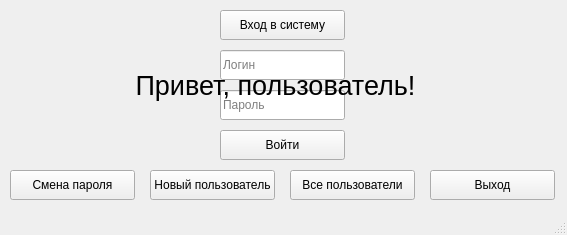
<?xml version="1.0" encoding="UTF-8"?>
<ui version="4.0">
 <class>MainWindow</class>
 <widget class="QMainWindow" name="MainWindow">
  <property name="geometry">
   <rect>
    <x>0</x>
    <y>0</y>
    <width>567</width>
    <height>235</height>
   </rect>
  </property>
  <property name="sizePolicy">
   <sizepolicy hsizetype="Fixed" vsizetype="Fixed">
    <horstretch>0</horstretch>
    <verstretch>0</verstretch>
   </sizepolicy>
  </property>
  <property name="windowTitle">
   <string>MainWindow</string>
  </property>
  <widget class="QWidget" name="centralwidget">
   <widget class="QPushButton" name="pushButton">
    <property name="geometry">
     <rect>
      <x>220</x>
      <y>10</y>
      <width>125</width>
      <height>30</height>
     </rect>
    </property>
    <property name="text">
     <string>Вход в систему</string>
    </property>
   </widget>
   <widget class="QLineEdit" name="lineEdit">
    <property name="geometry">
     <rect>
      <x>220</x>
      <y>50</y>
      <width>125</width>
      <height>30</height>
     </rect>
    </property>
    <property name="placeholderText">
     <string>Логин</string>
    </property>
   </widget>
   <widget class="QLineEdit" name="lineEdit_2">
    <property name="geometry">
     <rect>
      <x>220</x>
      <y>90</y>
      <width>125</width>
      <height>30</height>
     </rect>
    </property>
    <property name="placeholderText">
     <string>Пароль</string>
    </property>
   </widget>
   <widget class="QPushButton" name="pushButton_2">
    <property name="geometry">
     <rect>
      <x>220</x>
      <y>130</y>
      <width>125</width>
      <height>30</height>
     </rect>
    </property>
    <property name="text">
     <string>Войти</string>
    </property>
   </widget>
   <widget class="QPushButton" name="pushButton_3">
    <property name="geometry">
     <rect>
      <x>10</x>
      <y>170</y>
      <width>125</width>
      <height>30</height>
     </rect>
    </property>
    <property name="sizePolicy">
     <sizepolicy hsizetype="Fixed" vsizetype="Fixed">
      <horstretch>0</horstretch>
      <verstretch>0</verstretch>
     </sizepolicy>
    </property>
    <property name="text">
     <string>Смена пароля</string>
    </property>
   </widget>
   <widget class="QPushButton" name="pushButton_4">
    <property name="geometry">
     <rect>
      <x>150</x>
      <y>170</y>
      <width>125</width>
      <height>30</height>
     </rect>
    </property>
    <property name="sizePolicy">
     <sizepolicy hsizetype="Fixed" vsizetype="Fixed">
      <horstretch>0</horstretch>
      <verstretch>0</verstretch>
     </sizepolicy>
    </property>
    <property name="text">
     <string>Новый пользователь</string>
    </property>
   </widget>
   <widget class="QPushButton" name="pushButton_5">
    <property name="geometry">
     <rect>
      <x>290</x>
      <y>170</y>
      <width>125</width>
      <height>30</height>
     </rect>
    </property>
    <property name="sizePolicy">
     <sizepolicy hsizetype="Fixed" vsizetype="Fixed">
      <horstretch>0</horstretch>
      <verstretch>0</verstretch>
     </sizepolicy>
    </property>
    <property name="text">
     <string>Все пользователи</string>
    </property>
   </widget>
   <widget class="QPushButton" name="pushButton_6">
    <property name="geometry">
     <rect>
      <x>430</x>
      <y>170</y>
      <width>125</width>
      <height>30</height>
     </rect>
    </property>
    <property name="sizePolicy">
     <sizepolicy hsizetype="Fixed" vsizetype="Fixed">
      <horstretch>0</horstretch>
      <verstretch>0</verstretch>
     </sizepolicy>
    </property>
    <property name="text">
     <string>Выход</string>
    </property>
   </widget>
   <widget class="QLabel" name="label">
    <property name="geometry">
     <rect>
      <x>120</x>
      <y>70</y>
      <width>311</width>
      <height>31</height>
     </rect>
    </property>
    <property name="font">
     <font>
      <pointsize>20</pointsize>
     </font>
    </property>
    <property name="text">
     <string>Привет, пользователь!</string>
    </property>
    <property name="alignment">
     <set>Qt::AlignCenter</set>
    </property>
   </widget>
  </widget>
  <widget class="QStatusBar" name="statusbar"/>
 </widget>
 <resources/>
 <connections/>
</ui>
